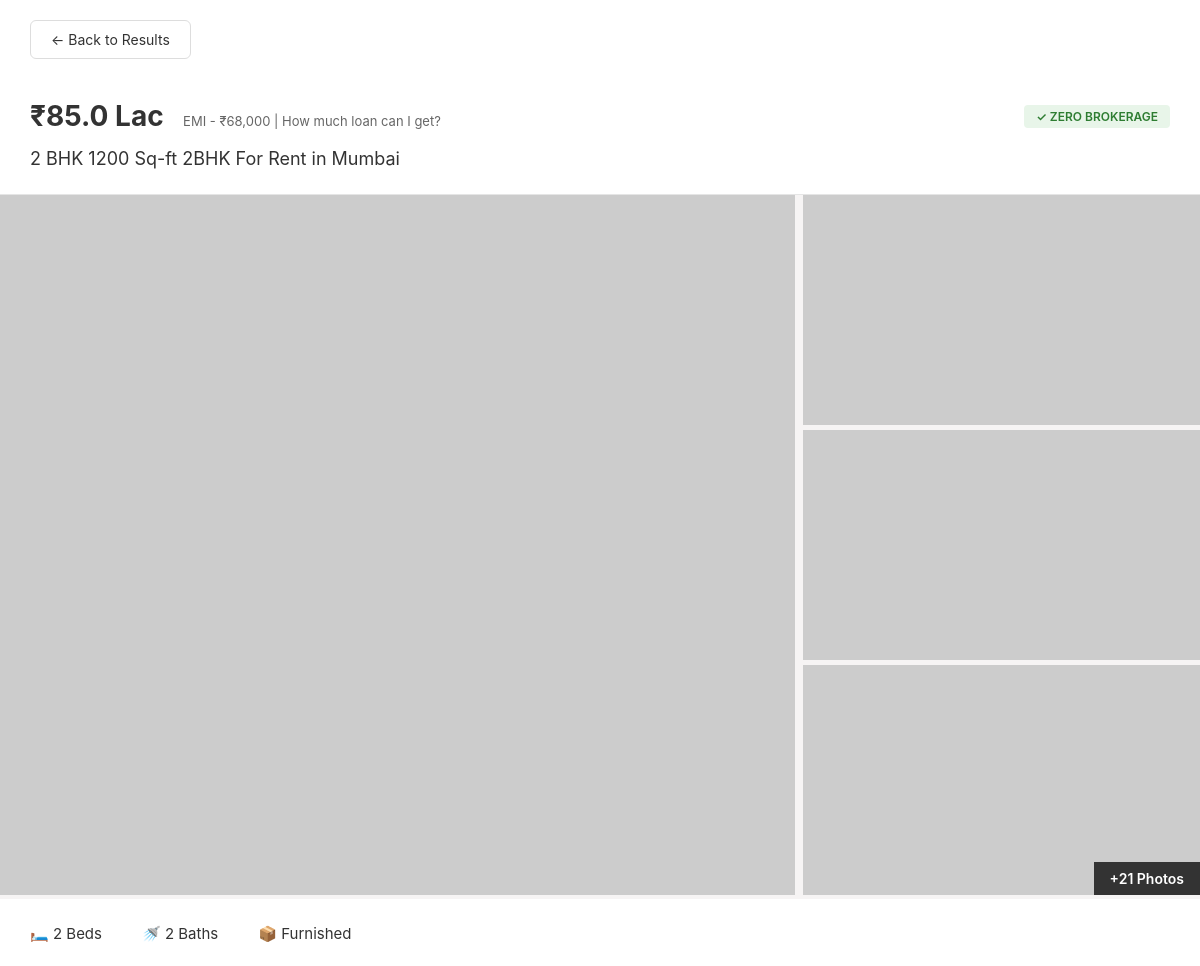
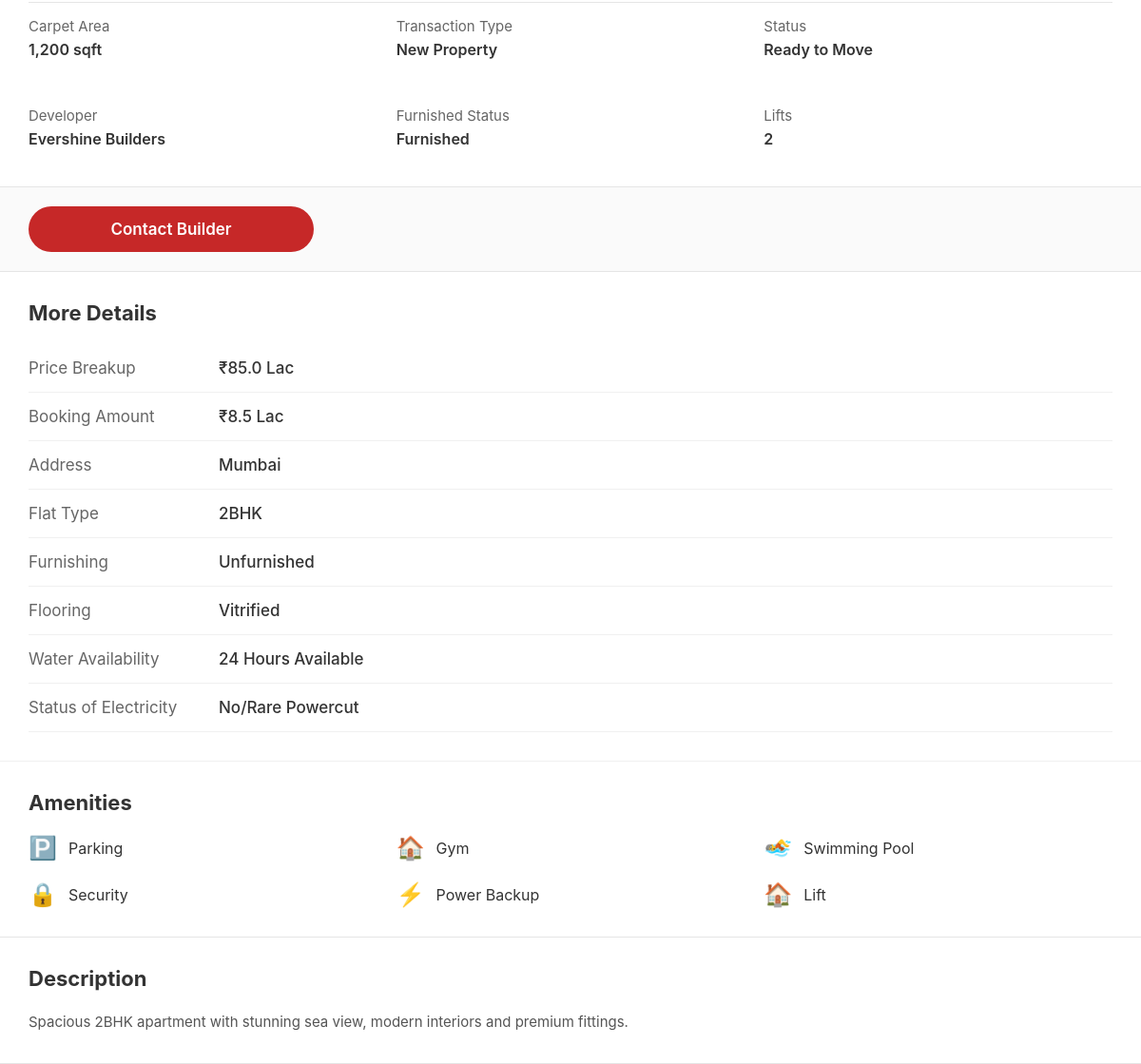
The page /rentaloutput.php?id=1 on the database its author committed (2 pictures, top to bottom).
### tables this page shows
CREATE TABLE IF NOT EXISTS houses (
    id INT AUTO_INCREMENT PRIMARY KEY,
    title VARCHAR(255) NOT NULL,
    location VARCHAR(255) NOT NULL,
    flat_type VARCHAR(50) NOT NULL,
    listing_type ENUM('Rent', 'Buy') NOT NULL,
    price DECIMAL(12, 2) NOT NULL,
    area INT NOT NULL,
    bedrooms INT NOT NULL,
    bathrooms INT NOT NULL,
    description TEXT,
    amenities TEXT,
    image_url_1 VARCHAR(500),
    image_url_2 VARCHAR(500),
    image_url_3 VARCHAR(500),
    image_url_4 VARCHAR(500),
    created_at TIMESTAMP DEFAULT CURRENT_TIMESTAMP
);

### rentaloutput.php (the view, shortened to what this page needs)
<?php
$conn = new mysqli("localhost", "root", "", "searchbardatabase");
$property_id = intval($_GET['id']);
$sql = "SELECT * FROM houses WHERE id = ?";
$stmt = $conn->prepare($sql);
$stmt->bind_param("i", $property_id);
$stmt->execute();
$result = $stmt->get_result();
$data = $result->fetch_assoc();
?>
<!DOCTYPE html>
<html lang="en">
<head>
</head>
<body>
<div class="container">
    <a href="javascript:history.back()" class="back-btn">← Back to Results</a>
    <div class="header">
        <div class="price-section">
            <div>
                <span class="price">₹<?= number_format($data['price'] / 100000, 1); ?> Lac</span>
                <span class="emi-info">EMI - ₹<?= number_format(($data['price'] * 0.008)); ?> | How much loan can I get?</span>
            </div>
            <span class="zero-brokerage">✓ ZERO BROKERAGE</span>
        </div>
        <div class="property-title">
            <?= htmlspecialchars($data['bedrooms']); ?> BHK <?= htmlspecialchars($data['area']); ?> Sq-ft <?= htmlspecialchars($data['flat_type']); ?> For Rent in <?= htmlspecialchars($data['location']); ?>
        </div>
    </div>
    <div class="gallery">
        <div class="main-image">
            <img src="<?= htmlspecialchars($data['image_url_1']); ?>" alt="Property Image" onerror="this.src='https://via.placeholder.com/800x700?text=Property+Image'">
        </div>
        <div class="thumbnail-grid">
            <div class="thumbnail">
                <img src="<?= htmlspecialchars($data['image_url_2']); ?>" alt="Property" onerror="this.src='https://via.placeholder.com/400x280?text=Property'">
            </div>
            <div class="thumbnail">
                <img src="<?= htmlspecialchars($data['image_url_3']); ?>" alt="Property" onerror="this.src='https://via.placeholder.com/400x280?text=Property'">
            </div>
            <div class="thumbnail">
                <img src="<?= htmlspecialchars($data['image_url_4']); ?>" alt="Property" onerror="this.src='https://via.placeholder.com/400x280?text=Property'">
                <div class="photo-count">+21 Photos</div>
            </div>
        </div>
    </div>
    <div class="details-section">
        <div class="quick-details">
            <div class="detail-item">🛏️ <?= htmlspecialchars($data['bedrooms']); ?> Beds</div>
            <div class="detail-item">🚿 <?= htmlspecialchars($data['bathrooms']); ?> Baths</div>
            <div class="detail-item">📦 Furnished</div>
        </div>
        <div class="specs-grid">
            <div class="spec-item">
                <div class="spec-label">Carpet Area</div>
                <div class="spec-value"><?= number_format($data['area']); ?> sqft</div>
            </div>
            <div class="spec-item">
                <div class="spec-label">Transaction Type</div>
                <div class="spec-value">New Property</div>
            </div>
            <div class="spec-item">
                <div class="spec-label">Status</div>
                <div class="spec-value">Ready to Move</div>
            </div>
            <div class="spec-item">
                <div class="spec-label">Developer</div>
                <div class="spec-value">Evershine Builders</div>
            </div>
            <div class="spec-item">
                <div class="spec-label">Furnished Status</div>
                <div class="spec-value">Furnished</div>
            </div>
            <div class="spec-item">
                <div class="spec-label">Lifts</div>
                <div class="spec-value">2</div>
            </div>
        </div>
    </div>
    <div class="contact-section">
        <a href="appointments_booking.php" class="btn btn-primary">Contact Builder</a>
    </div>
    <div class="more-details">
        <h2 class="section-title">More Details</h2>
        <div class="detail-row">
            <div class="detail-label">Price Breakup</div>
            <div class="detail-value">₹<?= number_format($data['price'] / 100000, 1); ?> Lac</div>
        </div>
        <div class="detail-row">
            <div class="detail-label">Booking Amount</div>
            <div class="detail-value">₹<?= number_format(($data['price'] / 100000) * 0.1, 1); ?> Lac</div>
        </div>
        <div class="detail-row">
            <div class="detail-label">Address</div>
            <div class="detail-value"><?= htmlspecialchars($data['location']); ?></div>
        </div>
        <div class="detail-row">
            <div class="detail-label">Flat Type</div>
            <div class="detail-value"><?= htmlspecialchars($data['flat_type']); ?></div>
        </div>
        <div class="detail-row">
            <div class="detail-label">Furnishing</div>
            <div class="detail-value">Unfurnished</div>
        </div>
        <div class="detail-row">
            <div class="detail-label">Flooring</div>
            <div class="detail-value">Vitrified</div>
        </div>
        <div class="detail-row">
            <div class="detail-label">Water Availability</div>
            <div class="detail-value">24 Hours Available</div>
        </div>
        <div class="detail-row">
            <div class="detail-label">Status of Electricity</div>
            <div class="detail-value">No/Rare Powercut</div>
        </div>
    </div>
    <?php if(!empty($data['amenities'])):
        $amenitiesArray = explode(',', $data['amenities']);
        $amenityIcons = [
            'Swimming Pool' => '🏊',
            'Gymnasium' => '🏋️',
            'Reserved Parking' => '🅿️',
            'Water Storage' => '💧',
            'Fire Sprinklers' => '🔥',
            'Kids play area' => '🎮',
            'Parking' => '🅿️',
            'Garden' => '🌳',
            'Security' => '🔒',
            'Elevator' => '🛗',
            'Power Backup' => '⚡',
            'Club House' => '🏛️',
            'CCTV' => '📹',
            'Playground' => '⚽'
        ];
    ?>
    <div class="amenities-section">
        <h2 class="section-title">Amenities</h2>
        <div class="amenities-grid">
            <?php foreach($amenitiesArray as $amenity):
                $amenity = trim($amenity);
                $icon = '🏠';
                foreach($amenityIcons as $key => $value) {
                    if(stripos($amenity, $key) !== false) {
                        $icon = $value;
                        break;
                    }
                }
            ?>
            <div class="amenity-item">
                <span class="amenity-icon"><?= $icon; ?></span>
                <?= htmlspecialchars($amenity); ?>
            </div>
            <?php endforeach; ?>
        </div>
    </div>
    <?php endif; ?>
    <div class="description-section">
        <h2 class="section-title">Description</h2>
        <div class="description-text">
            <?= nl2br(htmlspecialchars($data['description'])); ?>
        </div>
    </div>
</div>
</body>
</html>

### rentaloutput.php (style rules this page uses)
* { box-sizing: border-box; margin: 0; padding: 0; }
body { font-family: -apple-system, BlinkMacSystemFont, 'Segoe UI', Roboto, Oxygen, Ubuntu, Cantarell, sans-serif; background: #f5f5f5; color: #333; }
.container { max-width: 1200px; margin: 0 auto; background: #fff; }
.header { padding: 20px 30px; background: #fff; border-bottom: 1px solid #e5e5e5; }
.price-section { display: flex; justify-content: space-between; align-items: center; margin-bottom: 15px; }
.price { font-size: 28px; font-weight: 700; color: #333; }
.emi-info { font-size: 13px; color: #666; margin-left: 15px; }
.zero-brokerage { background: #e8f5e9; color: #2e7d32; padding: 4px 12px; border-radius: 4px; font-size: 12px; font-weight: 600; }
.property-title { font-size: 18px; color: #333; font-weight: 400; margin-bottom: 5px; }
.gallery { display: grid; grid-template-columns: 2fr 1fr; gap: 8px; padding: 0; background: #f6f4f4; }
.main-image { position: relative; }
.main-image img { width: 100%; height: 700px; object-fit: cover; }
.thumbnail-grid { display: grid; height: 700px; gap: 5px; }
.thumbnail { position: relative; overflow: hidden; }
.thumbnail img { width: 100%; height: 100%; object-fit: cover; }
.photo-count { position: absolute; bottom: 0; right: 0; background: rgba(0, 0, 0, 0.75); color: #fff; padding: 8px 16px; font-size: 14px; font-weight: 600; }
.details-section { padding: 25px 30px; border-bottom: 1px solid #e5e5e5; }
.quick-details { display: flex; gap: 40px; margin-bottom: 25px; }
.detail-item { display: flex; align-items: center; gap: 8px; font-size: 15px; color: #333; }
.specs-grid { display: grid; grid-template-columns: repeat(3, 1fr); gap: 20px; margin-top: 20px; border-top: 1px solid #e5e5e5; }
.spec-item { padding: 15px 0; }
.spec-label { font-size: 15px; color: #666; margin-bottom: 5px; }
.spec-value { font-size: 16px; color: #333; font-weight: 600; }
.contact-section { padding: 20px 30px; background: #fafafa; border-bottom: 1px solid #e5e5e5; display: flex; gap: 15px; }
.btn { flex: 1; padding: 14px 24px; border: none; border-radius: 25px; font-size: 17px; font-weight: 600; cursor: pointer; text-align: center; text-decoration: none; display: inline-block; max-width: 300px; transition: all 0.3s ease; }
.btn-primary { background: #c62828; color: #fff; }
.more-details { padding: 30px; }
.section-title { font-size: 22px; font-weight: 700; color: #333; margin-bottom: 20px; }
.detail-row { display: grid; grid-template-columns: 200px 1fr; padding: 15px 0; border-bottom: 1px solid #f0f0f0; }
.detail-label { font-size: 17px; color: #666; }
.detail-value { font-size: 17px; color: #333; font-weight: 500; }
.amenities-section { padding: 30px; background: #ffffffff; border-top: 1px solid #f0f0f0; }
.amenities-grid { display: grid; grid-template-columns: repeat(3, 1fr); gap: 20px; margin-top: 20px; }
.amenity-item { display: flex; align-items: center; gap: 12px; font-size: 16px; color: #333; }
.amenity-icon { font-size: 24px; }
.description-section { padding: 30px; background-color: #ffffffff; border-bottom: 1px solid #e5e5e5; border-top: 1px solid #e5e5e5; }
.description-text { font-size: 15px; line-height: 1.7; color: #555; }
.back-btn { display: inline-block; padding: 10px 20px; background: #fff; color: #333; text-decoration: none; border-radius: 6px; border: 1px solid #ddd; font-size: 14px; margin: 20px 30px; transition: all 0.2s; }

### rows shown on the page
houses: $data['price']/100000 "85.0", $data['price']*0.008 "68,000", bedrooms "2", area "1200", flat_type "2BHK", location "Mumbai", bathrooms "2", area "1,200", ($data['price']/100000)*0.1 "8.5", amenities "Parking", amenities "Gym", amenities "Swimming Pool", amenities "Security", amenities "Power Backup", amenities "Lift", description "Spacious 2BHK apartment with stunning sea view, modern interiors and premium fittings."

### other values the page prints
$icon "🅿️"
$icon "🏠"
$icon "🏊"
$icon "🔒"
$icon "⚡"
